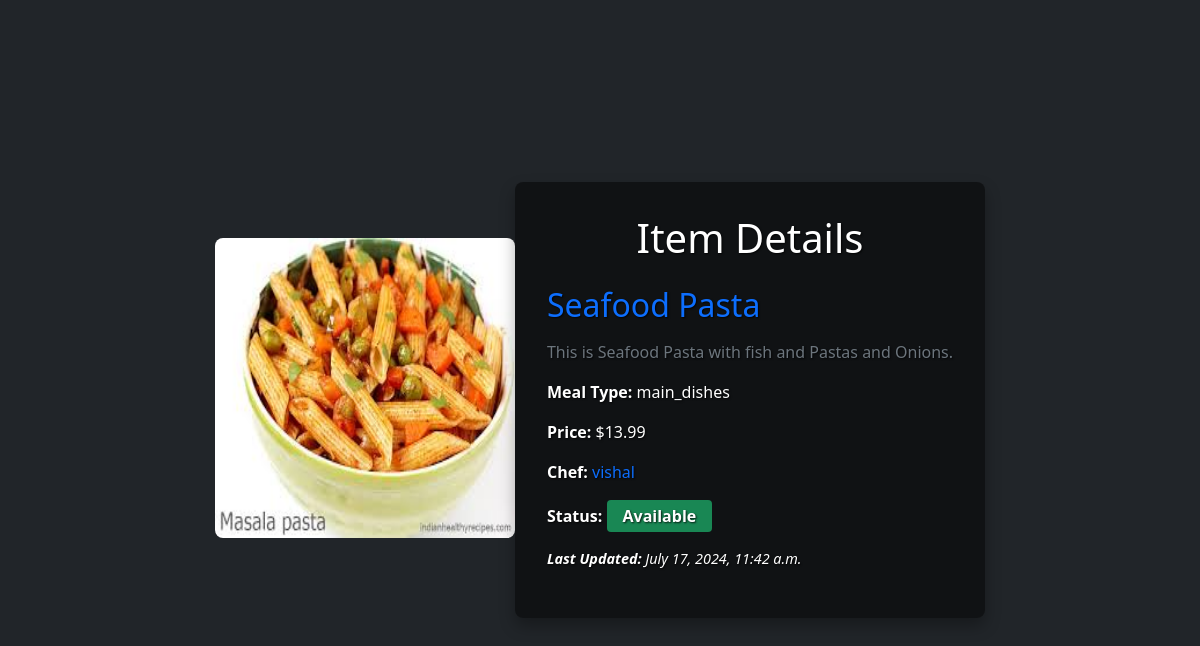
Screenshot of /item/3 with the database file from the repository.
### restaurant_menu/models.py (models this page shows, shortened)
class Item(models.Model):
    meal = models.CharField(max_length=100,unique=True)
    description = models.CharField(max_length=1000)
    price = models.DecimalField(decimal_places=2,max_digits=10)
    meal_type=models.CharField(choices=MEAL_TYPE,max_length=200)
    image = models.ImageField(blank=True,upload_to='images/')
    chef=models.ForeignKey(User,on_delete=models.PROTECT)
    status=models.IntegerField(choices=STATUS,default=0)
    date_created=models.DateTimeField(auto_now_add=True)
    date_updated=models.DateTimeField(auto_now=True)

### restaurant_menu/views.py (the view)
# urls.py: path('item/<int:pk>',MenuItemDetail.as_view(),name='menu_item')
class MenuItemDetail(generic.DetailView):
    model=Item
    template_name='menu_item_detail.html'

### restaurant_menu/templates/menu_item_detail.html (shortened to what this page needs)
<!DOCTYPE html>
<html lang="en">
  <head>
    <link
      href="https://cdn.jsdelivr.net/npm/bootstrap@5.1.3/dist/css/bootstrap.min.css"
      rel="stylesheet"
    />
  </head>
  <body class="bg-dark">
    <div class="container container-custom">
      <img
        src="{{ item.image.url }}"
        alt="{{ item.meal }}"
        class="item-image"
      />
      <div class="item-details">
        <h1 class="text-center mb-4">Item Details</h1>
        <h2 class="text-primary">{{ item.meal }}</h2>
        <p class="text-muted">{{ item.description }}</p>
        <p><strong>Meal Type:</strong> {{ item.meal_type }}</p>
        <p><strong>Price:</strong> ${{ item.price }}</p>
        <p>
          <strong>Chef:</strong>
          <span class="text-primary">{{ item.chef }}</span>
        </p>
        <p>
          <strong>Status:</strong>
          {% if item.status == 1 %}
          <span class="badge badge-status bg-success">Available</span>
          {% else %}
          <span class="badge badge-status bg-danger">Unavailable</span>
          {% endif %}
        </p>
        <p class="last-updated">
          <strong>Last Updated:</strong> {{ item.date_updated }}
        </p>
      </div>
    </div>
  </body>
</html>

### restaurant_menu/templates/menu_item_detail.html (style rules this page uses)
.container-custom { position: relative; min-height: 100vh; display: flex; align-items: center; justify-content: center; color: white; text-shadow: 1px 1px 2px rgba(0, 0, 0, 0.8); }
.item-image { max-width: 300px; height: 300px; border-radius: 0.5rem; margin-bottom: 1.5rem; }
.item-details { background: rgba(0, 0, 0, 0.5); padding: 2rem; border-radius: 0.5rem; box-shadow: 0 0.5rem 1rem rgba(0, 0, 0, 0.3); }
.item-details h1, .item-details h2, .item-details p { margin-bottom: 1rem; }
.item-details .badge-status { font-size: 1rem; padding: 0.5rem 1rem; }
.item-details .last-updated { font-style: italic; font-size: 0.9rem; }

### rows the page displays
Item: image (picture), meal "Seafood Pasta", description "This is Seafood Pasta with fish and Pastas and Onions.", meal_type "main_dishes", price "13.99", chef "vishal", date_updated "July 17, 2024, 11:42 a.m."
